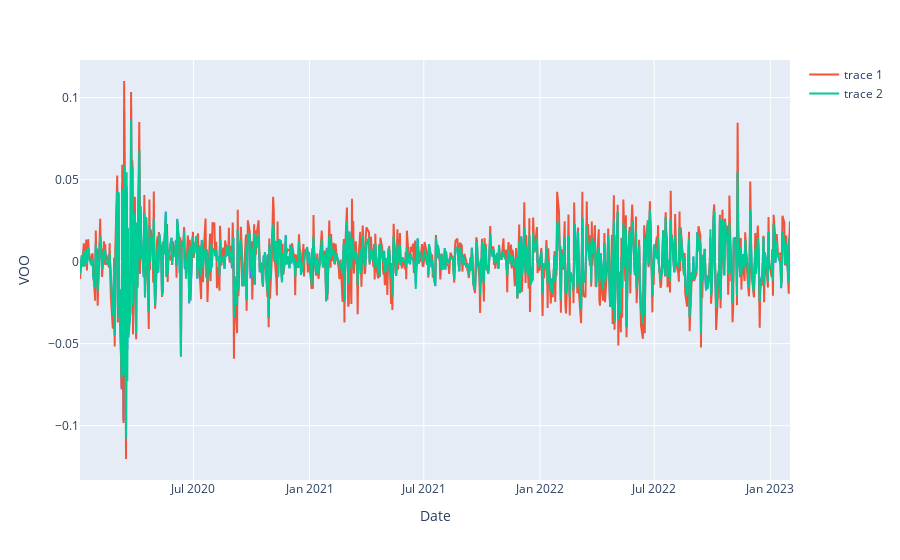

Here is the notebook cell this chart was saved with:
### Code cell
fig = px.line(etf_daily_returns, x="Date", y="VOO")
# generate scatter plot
fig.add_scatter(x=etf_daily_returns['Date'], y=etf_daily_returns['VGT'])
fig.add_scatter(x=etf_daily_returns['Date'], y=etf_daily_returns['SPY'])
fig.show()

### Figure 1 — Plotly figure (JSON) as saved in the notebook; plotly's stock layout.template omitted (floating-point values rounded to 4 significant figures; data arrays with more than 128 entries replaced by an {"elided": "..."} marker saying what was removed)
{"data": [{"hovertemplate": "Date=%{x}<br>VOO=%{y}<extra></extra>", "legendgroup": "", "line": {"color": "#636efa", "dash": "solid"}, "marker": {"symbol": "circle"}, "mode": "lines", "name": "", "orientation": "v", "showlegend": false, "type": "scatter", "x": {"elided": "776 str values"}, "xaxis": "x", "y": {"elided": "776 float values"}, "yaxis": "y"}, {"type": "scatter", "x": {"elided": "776 str values"}, "y": {"elided": "776 float values"}}, {"type": "scatter", "x": {"elided": "776 str values"}, "y": {"elided": "776 float values"}}], "layout": {"legend": {"tracegroupgap": 0}, "margin": {"t": 60}, "xaxis": {"anchor": "y", "domain": [0, 1], "title": {"text": "Date"}}, "yaxis": {"anchor": "x", "domain": [0, 1], "title": {"text": "VOO"}}}}
